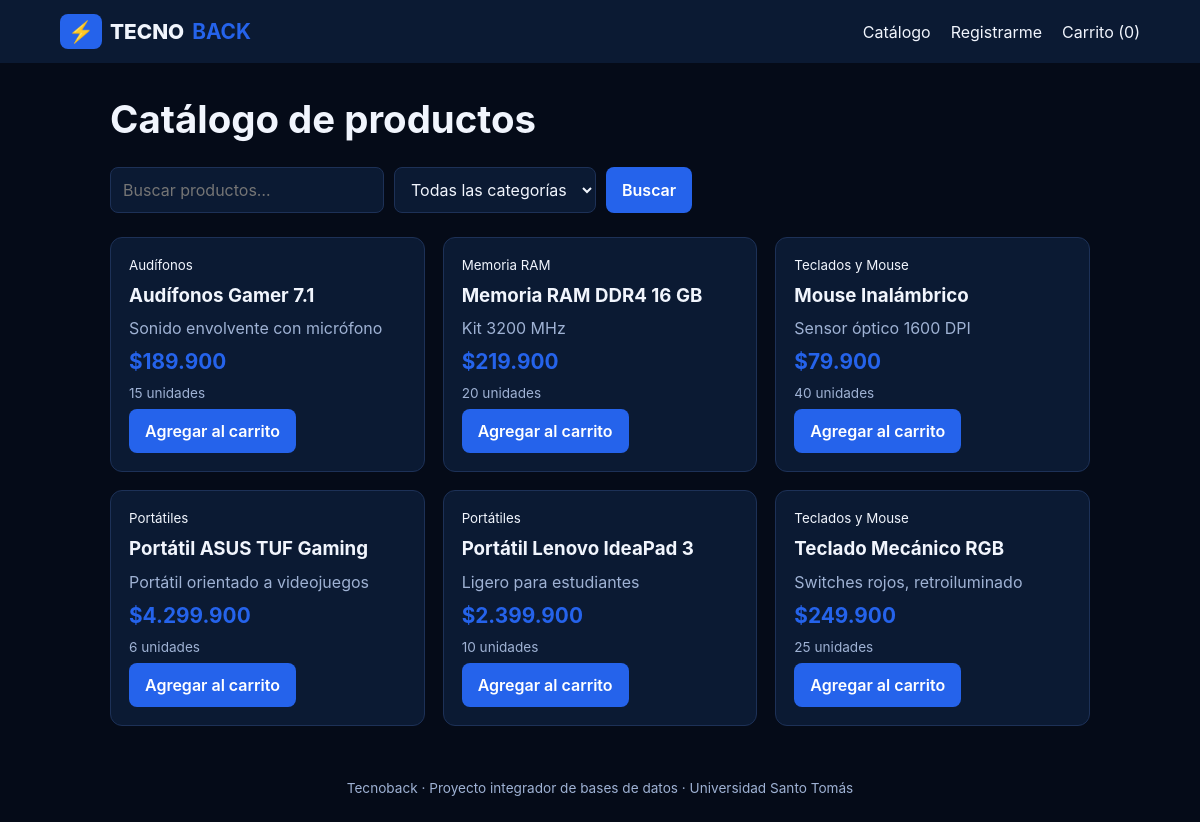
The page / on the database its author committed.
### tables this page shows
CREATE TABLE Producto (            
  id_producto INT AUTO_INCREMENT PRIMARY KEY,
  nombre VARCHAR(100) NOT NULL,
  descripcion VARCHAR(255) NULL,
  precio DECIMAL(10,2) NOT NULL,
  cantidad INT NOT NULL DEFAULT 0,
  id_categoria INT NOT NULL,
  CONSTRAINT CK_Producto_Precio CHECK (precio > 0),
  CONSTRAINT CK_Producto_Cantidad CHECK (cantidad >= 0),
  CONSTRAINT FK_Producto_Categoria FOREIGN KEY (id_categoria) REFERENCES Categoria(id_categoria)
);

CREATE TABLE Categoria (           
  id_categoria INT AUTO_INCREMENT PRIMARY KEY,
  tipo VARCHAR(50) NOT NULL,
  seccion VARCHAR(50) NULL,
  nombre VARCHAR(80) NOT NULL,
  id_usuario VARCHAR(20) NOT NULL,
  CONSTRAINT UQ_Categoria_Nombre UNIQUE (nombre),
  CONSTRAINT FK_Categoria_Usuario FOREIGN KEY (id_usuario) REFERENCES Usuario(id_usuario)
);

### includes/conexion.php (called while the page is built, shortened)
<?php
function e($t) { return htmlspecialchars((string)$t); }
function pesos($n) { return '$' . number_format($n, 0, ',', '.'); }

### index.php (the view, shortened to what this page needs)
<?php
require_once 'includes/conexion.php';
$q = trim($_GET['q'] ?? '');
$cat = (int)($_GET['cat'] ?? 0);
$sql = 'SELECT p.*, c.nombre AS categoria FROM Producto p JOIN Categoria c ON c.id_categoria = p.id_categoria
        WHERE p.nombre LIKE :q AND (:cat = 0 OR p.id_categoria = :cat2) ORDER BY p.nombre';
$st = $pdo->prepare($sql);
$st->execute(['q' => "%$q%", 'cat' => $cat, 'cat2' => $cat]);
$productos = $st->fetchAll();
require 'includes/header.php';
?>
<h1>Catálogo de productos</h1>
<form class="filtros" method="GET">
  <input name="q" value="<?= e($q) ?>" placeholder="Buscar productos…">
  <select name="cat">
    <option value="0">Todas las categorías</option>
  </select>
  <button>Buscar</button>
</form>
<section class="grid">
<?php foreach ($productos as $p): ?>
  <article class="card">
    <small><?= e($p['categoria']) ?></small>
    <h3><?= e($p['nombre']) ?></h3>
    <p><?= e($p['descripcion']) ?></p>
    <strong><?= pesos($p['precio']) ?></strong>
    <span class="stock"><?= (int)$p['cantidad'] ?> unidades</span>
    <form action="carrito.php" method="POST">
      <button <?= $p['cantidad'] < 1 ? 'disabled' : '' ?>>Agregar al carrito</button>
    </form>
  </article>
<?php endforeach; ?>
</section>
<?php require 'includes/footer.php'; ?>

### includes/header.php (shortened to what this page needs)
<!DOCTYPE html>
<html lang="es">
<head>
  <link rel="stylesheet" href="css/estilos.css">
</head>
<body>
<header class="top">
  <a class="logo" href="index.php"><span class="rayo">⚡</span>TECNO<b>BACK</b></a>
  <nav>
    <a href="index.php">Catálogo</a>
    <a href="registro.php">Registrarme</a>
    <a href="carrito.php">Carrito (<?= array_sum($_SESSION['carrito'] ?? []) ?>)</a>
  </nav>
</header>
<main>

### includes/footer.php
</main>
<footer>Tecnoback · Proyecto integrador de bases de datos · Universidad Santo Tomás</footer>
</body></html>

### css/estilos.css (style rules this page uses)
:root { --noche:#050B18; --oscuro:#0B1A33; --marca:#2563EB; --blanco:#F1F5FD; }
* { box-sizing: border-box; }
body { margin:0; font-family: 'Inter', system-ui, sans-serif; background: var(--noche); color: var(--blanco); line-height:1.5; }
a { color: var(--marca); }
.top { display:flex; justify-content:space-between; align-items:center; flex-wrap:wrap; gap:12px; padding:14px 5vw; background: var(--oscuro); }
.logo { color: var(--blanco); text-decoration:none; font-weight:800; font-size:1.3rem; display:flex; align-items:center; gap:8px; }
.logo b { color: var(--marca); }
.rayo { background: var(--marca); border-radius:8px; padding:2px 8px; }
nav { display:flex; gap:20px; }
nav a { color: var(--blanco); text-decoration:none; }
main { max-width:1100px; margin:0 auto; padding:28px 5vw; }
h1 { font-size: clamp(1.6rem, 4vw, 2.4rem); margin:0 0 18px; }
.filtros { display:flex; gap:10px; flex-wrap:wrap; margin-bottom:24px; }
input, select { background: var(--oscuro); color: var(--blanco); border:1px solid #1d3157; border-radius:8px; padding:10px 12px; font:inherit; }
button { background: var(--marca); color:#fff; border:0; border-radius:8px; padding:10px 16px; font:inherit; font-weight:600; cursor:pointer; }
.grid { display:grid; grid-template-columns: repeat(auto-fill, minmax(240px,1fr)); gap:18px; }
.card { background: var(--oscuro); border:1px solid #1d3157; border-radius:12px; padding:18px; display:flex; flex-direction:column; gap:6px; }
.card h3 { margin:0; }
.card p { margin:0; color:#9fb2d4; flex:1; }
.card strong { font-size:1.3rem; color: var(--marca); }
.stock { font-size:.85rem; color:#9fb2d4; }
footer { text-align:center; padding:24px; color:#9fb2d4; font-size:.85rem; }

### rows shown on the page
producto: id_categoria.nombre "Audífonos", nombre "Audífonos Gamer 7.1", descripcion "Sonido envolvente con micrófono", precio "$189.900", cantidad "15"
producto: id_categoria.nombre "Memoria RAM", nombre "Memoria RAM DDR4 16 GB", descripcion "Kit 3200 MHz", precio "$219.900", cantidad "20"
producto: id_categoria.nombre "Teclados y Mouse", nombre "Mouse Inalámbrico", descripcion "Sensor óptico 1600 DPI", precio "$79.900", cantidad "40"
producto: id_categoria.nombre "Portátiles", nombre "Portátil ASUS TUF Gaming", descripcion "Portátil orientado a videojuegos", precio "$4.299.900", cantidad "6"
producto: id_categoria.nombre "Portátiles", nombre "Portátil Lenovo IdeaPad 3", descripcion "Ligero para estudiantes", precio "$2.399.900", cantidad "10"
producto: id_categoria.nombre "Teclados y Mouse", nombre "Teclado Mecánico RGB", descripcion "Switches rojos, retroiluminado", precio "$249.900", cantidad "25"

### other values the page prints
array_sum($_SESSION['carrito'] ?? []) "0"
